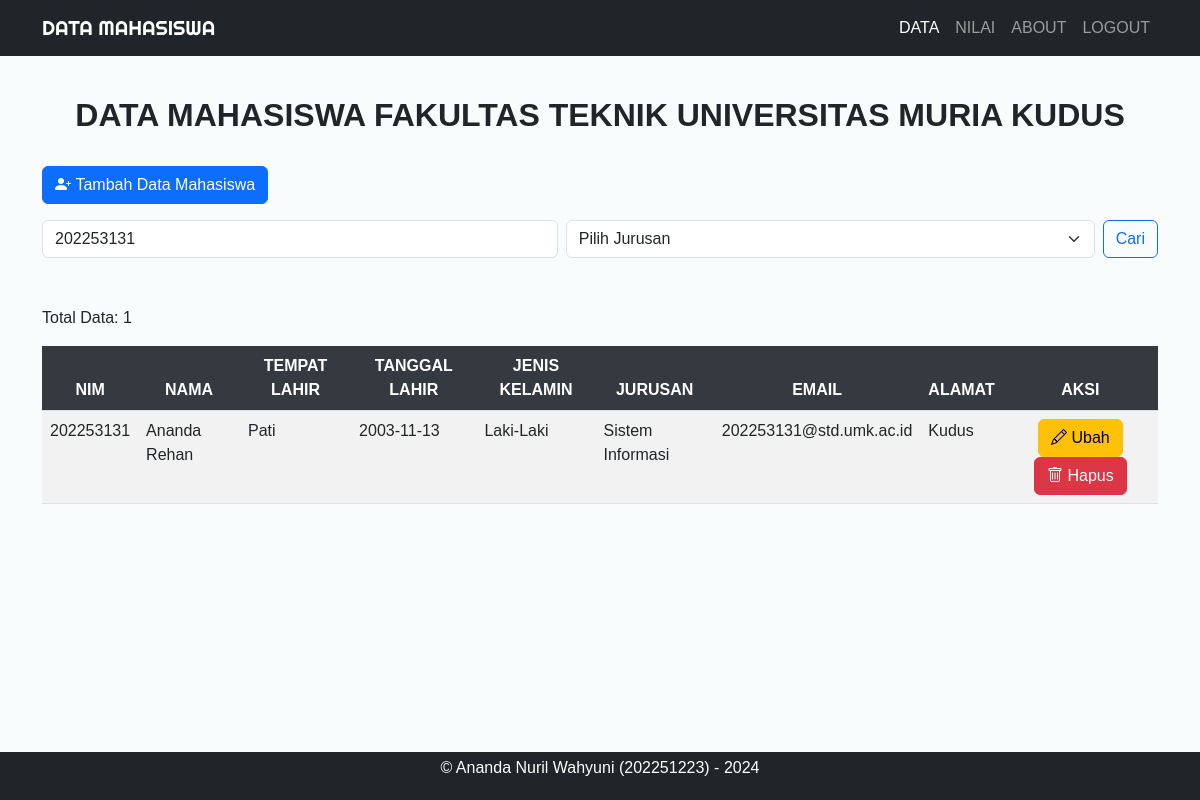
The app's page /data_mahasiswa/index.php?keyword=202253131 (signed in) with its own data.
### tables this page shows
CREATE TABLE `students` (
  `nim` int(9) NOT NULL,
  `nama` varchar(255) NOT NULL,
  `tempat_lahir` varchar(255) NOT NULL,
  `tanggal_lahir` date NOT NULL,
  `jenis_kelamin` enum('Laki-Laki','Perempuan') NOT NULL,
  `jurusan` varchar(255) NOT NULL,
  `email` varchar(255) NOT NULL,
  `alamat` text NOT NULL
);

### data_mahasiswa/index.php (the view, shortened to what this page needs)
<?php
require 'fungsi.php';
$queryCondition = "1=1";
if (isset($_GET['keyword'])) {
    $searchKeyword = $_GET['keyword'];
    $queryCondition .= " AND (nim LIKE '%$searchKeyword%' OR nama LIKE '%$searchKeyword%')";
}
$query = "SELECT * FROM students WHERE $queryCondition";
$result = mysqli_query($koneksi, $query);
$countQuery = "SELECT COUNT(*) as total FROM students WHERE $queryCondition";
$countResult = mysqli_query($koneksi, $countQuery);
$countData = mysqli_fetch_assoc($countResult);
$totalData = $countData['total'];
?>
<!DOCTYPE html>
<html lang="en">
<head>
    <link href="https://cdn.jsdelivr.net/npm/bootstrap@5.3.3/dist/css/bootstrap.min.css" rel="stylesheet"
>
    <link rel="stylesheet" href="https://cdn.jsdelivr.net/npm/bootstrap-icons@1.11.3/font/bootstrap-icons.min.css">
    <link rel="stylesheet" href="https://cdnjs.cloudflare.com/ajax/libs/twitter-bootstrap/5.3.0/css/bootstrap.min.css">
    <link rel="stylesheet" href="https://cdn.datatables.net/2.0.8/css/dataTables.bootstrap5.css">
    <link rel="stylesheet" href="css/style.css">
</head>
<body>
<nav class="navbar navbar-expand-lg navbar-dark bg-dark text-uppercase fixed-top">
    <div class="container">
        <a class="navbar-brand" href="#">DATA MAHASISWA</a>
        <div class="collapse navbar-collapse" id="navbarNav">
            <ul class="navbar-nav ms-auto">
                <li class="nav-item">
                    <a class="nav-link data" href="index.php">Data</a>
                </li>
                <li class="nav-item">
                    <a class="nav-link" href="nilai.php">Nilai</a>
                </li>
                <li class="nav-item">
                    <a class="nav-link" href="about.php">About</a>
                </li>
                <li class="nav-item">
                    <a class="nav-link" href="logout.php">Logout</a>
                </li>
            </ul>
        </div>
    </div>
</nav>
<div class="container mt-5 pt-4">
    <div class="row">
        <div class="col-md">
            <br>
            <h2 class="text-uppercase text-center fw-bold">DATA MAHASISWA FAKULTAS TEKNIK UNIVERSITAS MURIA KUDUS</h2>
        </div>
    </div>
    <div class="row mt-4">
        <div class="col-md">
            <a href="tambah.php" class="btn btn-primary"><i class="bi bi-person-plus-fill"></i>&nbsp;Tambah Data Mahasiswa</a>
        </div>
    </div>
    <div class="row my-3">
        <div class="col-md">
            <form action="index.php" method="get" class="d-flex">
                <input class="form-control me-2" type="search" name="keyword" placeholder="Cari berdasarkan NIM atau Nama" aria-label="Search" value="<?= isset($_GET['keyword']) ? $_GET['keyword'] : '' ?>">
                <select class="form-select me-2" name="jurusan" aria-label="Jurusan">
                    <option value="">Pilih Jurusan</option>
                </select>
                <button class="btn btn-outline-primary" type="submit">Cari</button>
            </form>
        </div>
    </div>
    <div class="row my-5">
        <div class="col-md">
            <p>Total Data: <?= $totalData; ?></p>
            <table id="example" class="table table-striped" style="width:100%">
                <thead>
                <tr>
                    <th>NIM</th>
                    <th>Nama</th>
                    <th>Tempat Lahir</th>
                    <th>Tanggal Lahir</th>
                    <th>Jenis Kelamin</th>
                    <th>Jurusan</th>
                    <th>Email</th>
                    <th>Alamat</th>
                    <th class="table-actions">Aksi</th>
                </tr>
                </thead>
                <tbody>
                <?php while ($row = mysqli_fetch_assoc($result)) : ?>
                    <tr>
                        <td><?= $row['nim']; ?></td>
                        <td><?= $row['nama']; ?></td>
                        <td><?= $row['tempat_lahir']; ?></td>
                        <td><?= $row['tanggal_lahir']; ?></td>
                        <td><?= $row['jenis_kelamin']; ?></td>
                        <td><?= $row['jurusan']; ?></td>
                        <td><?= $row['email']; ?></td>
                        <td><?= $row['alamat']; ?></td>
                        <td class="table-actions">
                            <a href="ubah.php?nim=<?= $row['nim']; ?>" class="btn btn-warning"><i class="bi bi-pencil"></i>&nbsp;Ubah</a>
                            <a href="hapus.php?nim=<?= $row['nim']; ?>" class="btn btn-danger" onclick="return confirm('Apakah Anda yakin ingin menghapus data ini?');"><i class="bi bi-trash"></i>&nbsp;Hapus</a>
                        </td>
                    </tr>
                <?php endwhile; ?>
                </tbody>
            </table>
        </div>
    </div>
</div>
<footer class="container-fluid bg-dark text-white text-center py-1 fixed-bottom">
    <p>&copy; Ananda Nuril Wahyuni (202251223) - 2024</p>
</footer>
</body>
</html>

### data_mahasiswa/css/style.css (style rules this page uses)
.navbar-brand { font-family: 'Righteous', cursive; }
.nav-link.data { color: white !important; }
body { font-family: 'Gill Sans', 'Gill Sans MT', 'Calibri', 'Trebucket MS', sans-serif; background-color: #f8fcfc; }
footer { padding: 8px, 0; }
th { text-align: center; }
.table-actions { text-align: center; }
.table thead th { background-color: #343a40; color: #ffffff; border-color: #dee2e6; text-align: center; text-transform: uppercase; }

### records on screen
students: nim "202253131", nama "Ananda Rehan", tempat_lahir "Pati", tanggal_lahir "2003-11-13", jenis_kelamin "Laki-Laki", jurusan "Sistem Informasi", email "202253131@std.umk.ac.id", alamat "Kudus"

### other values on screen
$totalData "1"
